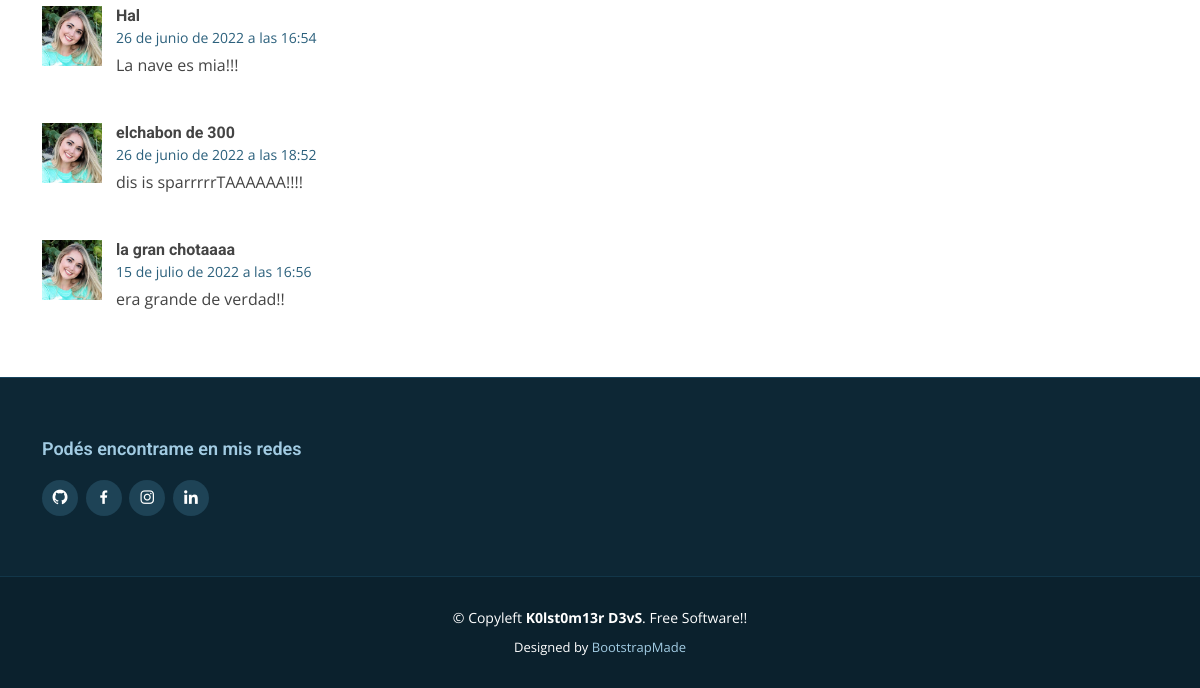
The page /blogSingle/30/ (lower part) on the database as committed earlier.
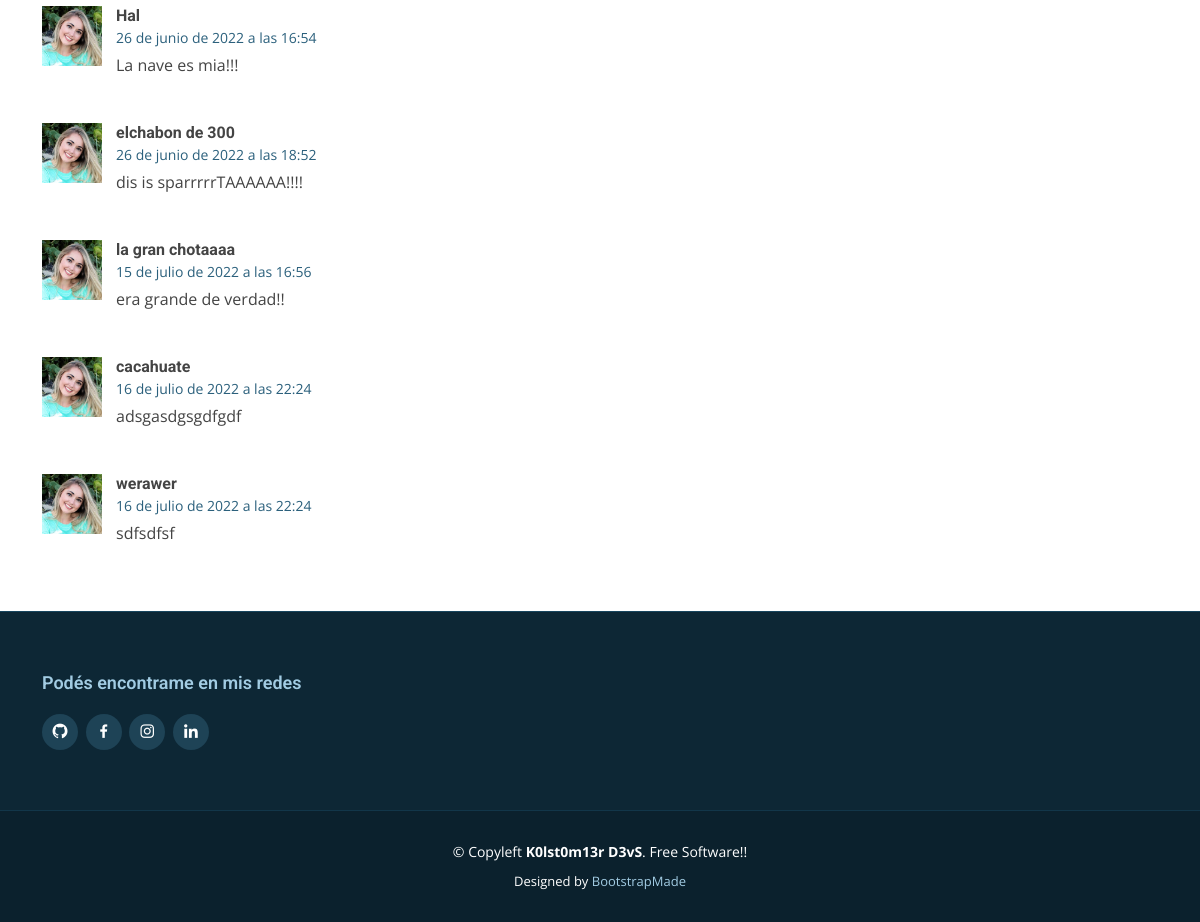
The same page on the database as committed later.
### DjangoApp/models.py (models this page shows, shortened)
class Comentarios(models.Model):
    nombre = models.CharField(max_length=40)
    comentario = models.TextField()
    creado = models.DateTimeField(auto_now_add=True)

### DjangoApp/views.py (the view)
# urls.py: path('blogSingle',views.comentarios, name="comentarios"),
def blogSingle(request, post_id):
    post = Post.objects.get(id=post_id)
    comentarios = Comentarios.objects.all()
    ctx = {"post": post, "comentarios": comentarios}
    return render(request, 'DjangoApp/blogSingle.html', ctx)

### DjangoApp/templates/DjangoApp/blogSingle.html (shortened to what this page needs)
{% extends "DjangoApp/base.html" %}
{% load static %}
{% block contenido %}
  <main id="main">
    <section id="blog" class="blog">
      <div class="container" data-aos="fade-up">
        <div class="row">
          <div class="col-lg-8 entries">
            <div class="blog-comments">
        {% for comentario in comentarios %}
              <div id="comment-1" class="comment">
                <div class="d-flex">
                  <div class="comment-img"><img src="assets/img/blog/comments-1.jpg" alt=""></div>
                  <div>
                    <h5><a href="">{{comentario.nombre}}</a>{% if user.is_authenticated %}<a href="{% url 'comentarios' %}" class="reply"><i class="bi bi-reply-fill"></i> Reply</a>{% endif %}</h5>
                    <time datetime="2020-01-01">{{comentario.creado}}</time>
                    <p>
                      {{comentario.comentario}}
                    </p>
                  </div>
                </div>
              </div>
                {% endfor %}
            </div>
          </div>
          <div class="col-lg-4">
          </div>
        </div>
      </div>
    </section>
  </main>
{% endblock %}

### DjangoApp/templates/DjangoApp/base.html (shortened to what this page needs)
<!DOCTYPE html>
<html lang="en">
<head>
  {% load static %}
  <link href="{% static 'DjangoApp/assets/vendor/animate.css/animate.min.css' %}" rel="stylesheet">
  <link href="{% static 'DjangoApp/assets/vendor/aos/aos.css' %}" rel="stylesheet">
  <link href="{% static 'DjangoApp/assets/vendor/bootstrap/css/bootstrap.min.css' %}" rel="stylesheet">
  <link href="{% static 'DjangoApp/assets/vendor/bootstrap-icons/bootstrap-icons.css' %}" rel="stylesheet">
  <link href="{% static 'DjangoApp/assets/vendor/boxicons/css/boxicons.min.css' %}" rel="stylesheet">
  <link href="{% static 'DjangoApp/assets/vendor/glightbox/css/glightbox.min.css' %}" rel="stylesheet">
  <link href="{% static 'DjangoApp/assets/vendor/swiper/swiper-bundle.min.css' %}" rel="stylesheet">
  <link href="{% static 'DjangoApp/assets/css/style.css' %}" rel="stylesheet">
</head>
<body>
     {% block contenido %}
     {% endblock %}
    <footer id="footer" data-aos="fade-up" data-aos-easing="ease-in-out" data-aos-duration="500">
            <div class="footer-top">
              <div class="container">
                <div class="row">
                  <div class="col-lg-6 col-md-6 footer-info">
                      <h3>Podés encontrame en mis redes</h3>
                      <div class="social-links mt-3">
                          <a href="https://github.com/k0lst0m13r" class="github"><i class="bx bxl-github"></i></a>
                          <a href="#" class="facebook"><i class="bx bxl-facebook"></i></a>
                          <a href="https://www.instagram.com/kolstomierdevs?igshid=YmMyMTA2M2Y=" class="instagram"><i class="bx bxl-instagram"></i></a>
                          <a href="https://www.linkedin.com/in/julio-branda-71a92a233" class="linkedin"><i class="bx bxl-linkedin"></i></a>
                        </div>
                  </div>
                  <div class="col-lg-6 col-md-6 footer-info">
                  </div>
                </div>
              </div>
            </div>
            <div class="container">
              <div class="copyright">
                &copy; Copyleft <strong><span>K0lst0m13r D3vS</span></strong>. Free Software!!
              </div>
              <div class="credits">
                Designed by <a href="https://bootstrapmade.com/">BootstrapMade</a>
              </div>
            </div>
          </footer>
        </body>
        </html>

### DjangoApp/static/DjangoApp/assets/css/style.css (style rules this page uses)
body { font-family: "Open Sans", sans-serif; color: #444; }
a { color: #4fa6d5; text-decoration: none; }
h1, h2, h3, h4, h5, h6, .font-primary { font-family: "Roboto", sans-serif; }
#main { margin-top: 80px; }
section { padding: 60px 0; }
.blog { padding: 40px 0 20px 0; }
.blog .blog-comments { margin-bottom: 30px; }
.blog .blog-comments .comment { margin-top: 30px; position: relative; }
.blog .blog-comments .comment .comment-img { margin-right: 14px; }
.blog .blog-comments .comment .comment-img img { width: 60px; }
.blog .blog-comments .comment h5 { font-size: 16px; margin-bottom: 2px; }
.blog .blog-comments .comment h5 a { font-weight: bold; color: #444; transition: 0.3s; }
.blog .blog-comments .comment time { display: block; font-size: 14px; color: #2b607c; margin-bottom: 5px; }
#footer { background: #0b212d; padding: 0 0 30px 0; color: #fff; font-size: 14px; }
#footer .footer-top { background: #0d2735; border-top: 1px solid #17455e; border-bottom: 1px solid #123649; padding: 60px 0 30px 0; }
#footer .footer-top .footer-info { margin-bottom: 30px; }
#footer .footer-top .footer-info h3 { font-size: 18px; margin: 0 0 20px 0; padding: 2px 0 2px 0; line-height: 1; color: #a2cce3; font-weight: 600; }
#footer .footer-top .social-links a { font-size: 18px; display: inline-block; background: #1e4356; color: #fff; line-height: 1; padding: 8px 0; margin-right: 4px; border-radius: 50%; text-align: center; width: 36px; height: 36px; transition: 0.3s; }
#footer .copyright { text-align: center; padding-top: 30px; }
#footer .credits { padding-top: 10px; text-align: center; font-size: 13px; color: #fff; }
#footer .credits a { color: #a2cce3; }

Rows that differ between the two databases and show on the page:
added Comentarios: nombre "cacahuate", creado "16 de julio de 2022 a las 22:24", comentario "adsgasdgsgdfgdf"
added Comentarios: nombre "werawer", creado "16 de julio de 2022 a las 22:24", comentario "sdfsdfsf"
